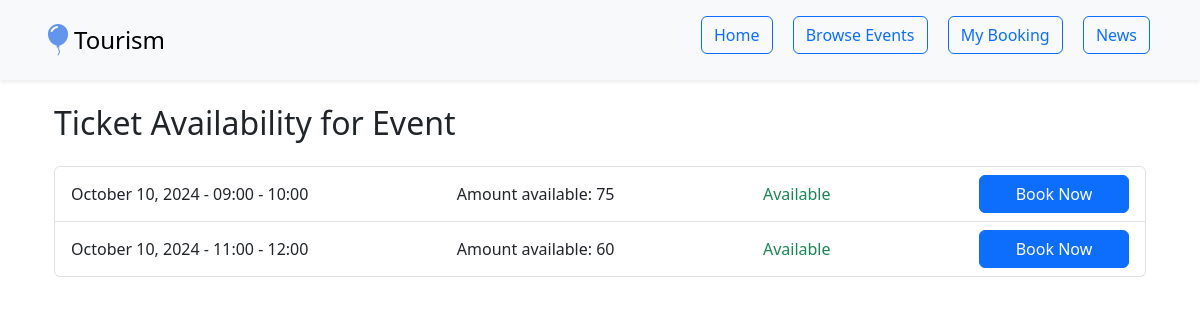
The app's page /availability/3, older data.
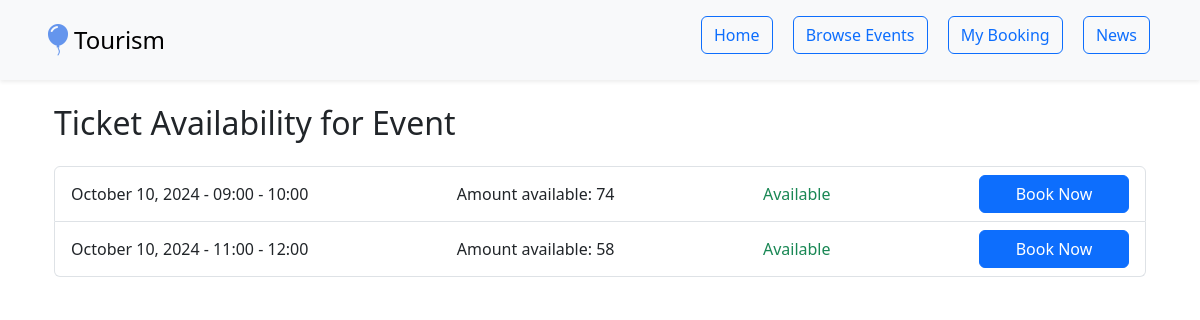
The same page, newer data.
### project/objects.py (models this page shows)
class Ticketing(db.Model):
    id = db.Column(db.Integer, primary_key=True)
    event_id = db.Column(db.Integer, db.ForeignKey('event.id'), nullable=False)
    date = db.Column(db.String(50), nullable=False)
    time_slot = db.Column(db.String(20), nullable=False)
    available_tickets = db.Column(db.Integer, nullable=False)
    booked_quantity = db.Column(db.Integer, nullable=True, default=0)
    email = db.Column(db.String(100), nullable=True)

### project/app.py (the view)
@app.route('/availability/<int:event_id>')
def availability(event_id):
    tickets = Ticketing.query.filter_by(event_id=event_id).all()
    log("view ticket availability")
    return render_template('availability.html', tickets=tickets)

### project/app.py (called while the page is built)
def log(event):
    id, name, email = getUser()
    current_app.logger.info(f'{id}, {name}, {event}, CUSTOMLOG')

def getUser():
    return [
        session.get('user_id', 0),
        session.get('user_name', 'anonymous'),
        session.get('user_email', 'none')
    ]

### project/templates/availability.html (shortened to what this page needs)
{% extends 'layout.html' %}
{% block content %}
<div class="container">
  <h2 class="mb-4">Ticket Availability for Event</h2>
  <ul class="list-group">
    {% for ticket in tickets %}
    <li class="list-group-item d-flex justify-content-between align-items-center">
      <span>{{ ticket.date }} - {{ ticket.time_slot }}</span>
      <span>Amount available: {{ticket.available_tickets}}</span>
      <span class="{% if ticket.available_tickets > 0 %}text-success{% else %}text-danger{% endif %}">
        {% if ticket.available_tickets > 0 %}Available{% else %}Sold Out{% endif %}
      </span>
      <a href="{{ url_for('app.payment', ticket_id=ticket.id) }}"
         class="btn {% if ticket.available_tickets > 0 %}btn-primary{% else %}btn-secondary disabled{% endif %}"
         {% if ticket.available_tickets == 0 %}disabled{% endif %}>
        {% if ticket.available_tickets > 0 %}Book Now{% else %}Sold Out{% endif %}
      </a>
    </li>
    {% endfor %}
  </ul>
</div>
{% endblock %}

### project/templates/layout.html (shortened to what this page needs)
<!DOCTYPE html>
<html lang="en">
<head>
  <link rel="stylesheet" href="https://cdn.jsdelivr.net/npm/bootstrap-icons@1.11.3/font/bootstrap-icons.min.css">
  <link href="https://cdn.jsdelivr.net/npm/bootstrap@5.3.3/dist/css/bootstrap.min.css" rel="stylesheet">
</head>
<body>
  <header class="bg-light shadow-sm mb-4">
    <div class="container d-flex justify-content-between py-3">
       <a href="http://localhost:8000" class="d-flex align-items-center mb-3 mb-md-0 me-md-auto link-body-emphasis text-decoration-none">
        <i class="bi-balloon-fill" style="font-size: 2rem; color: cornflowerblue;"></i>
        <span class="fs-4">Tourism</span>
      </a>
      <nav>
        <a href="{{ url_for('app.index') }}" class="btn btn-outline-primary mx-2">Home</a>
        <a href="{{ url_for('app.browse_events') }}" class="btn btn-outline-primary mx-2">Browse Events</a>
        <a href="{{ url_for('app.my_booking_check') }}" class="btn btn-outline-primary mx-2">My Booking</a>
        <a href="{{ url_for('app.news') }}" class="btn btn-outline-primary mx-2">News</a>
      </nav>
    </div>
  </header>
  <main class="container">
    {% block content %}
    {% endblock %}
  </main>
</body>
</html>

### project/templates/layout.html (style rules this page uses)
html, body { height: 100%; margin: 0; }
body { display: flex; flex-direction: column; }
main { flex: 1; }
.btn-primary, .btn-secondary { width: 150px; text-align: center; }

Row changes from the older to the newer data that the page shows:
changed Ticketing (number 1 of 2 on the later page): available_tickets "75" → "74"
changed Ticketing (number 2 of 2 on the later page): available_tickets "60" → "58"
